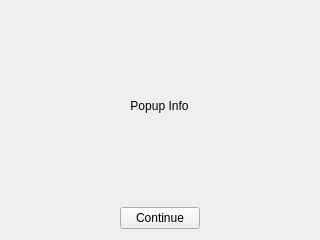
<?xml version="1.0" encoding="UTF-8"?>
<ui version="4.0">
 <class>Widget</class>
 <widget class="QWidget" name="Widget">
  <property name="geometry">
   <rect>
    <x>0</x>
    <y>0</y>
    <width>320</width>
    <height>240</height>
   </rect>
  </property>
  <property name="sizePolicy">
   <sizepolicy hsizetype="Minimum" vsizetype="Minimum">
    <horstretch>0</horstretch>
    <verstretch>0</verstretch>
   </sizepolicy>
  </property>
  <property name="minimumSize">
   <size>
    <width>320</width>
    <height>240</height>
   </size>
  </property>
  <property name="windowTitle">
   <string>Widget</string>
  </property>
  <layout class="QVBoxLayout" name="verticalLayout">
   <item alignment="Qt::AlignHCenter|Qt::AlignVCenter">
    <widget class="QLabel" name="popup_text">
     <property name="sizePolicy">
      <sizepolicy hsizetype="MinimumExpanding" vsizetype="MinimumExpanding">
       <horstretch>0</horstretch>
       <verstretch>0</verstretch>
      </sizepolicy>
     </property>
     <property name="text">
      <string>Popup Info</string>
     </property>
     <property name="alignment">
      <set>Qt::AlignCenter</set>
     </property>
     <property name="wordWrap">
      <bool>true</bool>
     </property>
    </widget>
   </item>
   <item alignment="Qt::AlignHCenter">
    <widget class="QPushButton" name="continue_button">
     <property name="sizePolicy">
      <sizepolicy hsizetype="Fixed" vsizetype="Fixed">
       <horstretch>0</horstretch>
       <verstretch>0</verstretch>
      </sizepolicy>
     </property>
     <property name="text">
      <string>Continue</string>
     </property>
    </widget>
   </item>
  </layout>
 </widget>
 <resources/>
 <connections/>
</ui>
